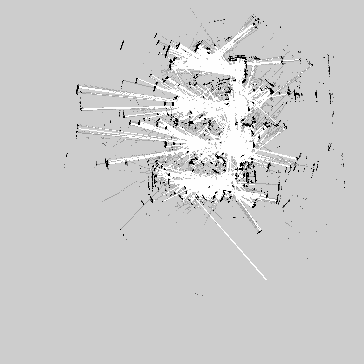
#> input picture eval/maps/baseline.pgm, 364 x 364 px, found by its file name
$ python 10_generate_experiment_figures.py
#> lines starting #> are read from the running program, lines starting #| are printed output that depends on the picture
#!/usr/bin/env python3
"""
10_generate_experiment_figures.py
===================================
Generates clean thesis figures for the three evaluation experiments:

  Exp 1 — Room baseline occupancy map
  Exp 2 — Occlusion filtering ON vs OFF side-by-side
  Exp 3 — Corridor 2-lap trajectory, per-lap maps, resources, drift table

Does NOT call 05_analyze_map.py (which adds metric overlays we don't want).
Delegates performance + trajectory plots to 04_plot_performance.py and
02_plot_trajectory.py via subprocess.

Arguments:
  --maps-dir   eval/maps/experiments      directory with experiment PGMs
  --baseline   eval/maps/baseline.pgm     room baseline (Exp 1 + Exp 2 ON side)
  --data       eval/data/corridor         corridor odom.npz + performance_metrics.json
  --out        eval/figures/experiments   output directory
  --resolution 0.07                       m/cell
  --lap-split  1772903432.755             Unix timestamp splitting lap1/lap2

Usage:
    python3 eval/10_generate_experiment_figures.py \\
        --maps-dir eval/maps/experiments \\
        --baseline eval/maps/baseline.pgm \\
        --data     eval/data/corridor \\
        --out      eval/figures/experiments
"""

import argparse
import json
import os
import subprocess
import sys
from pathlib import Path

import cv2
import numpy as np
import matplotlib
matplotlib.use("Agg")
import matplotlib.pyplot as plt

THESIS_RC = {
    "font.family":    "serif",
    "font.size":      11,
    "axes.titlesize": 12,
    "axes.labelsize": 11,
    "xtick.labelsize": 9,
    "ytick.labelsize": 9,
    "legend.fontsize": 9,
    "savefig.dpi":    300,
    "savefig.bbox":   "tight",
}
plt.rcParams.update(THESIS_RC)

EVAL_DIR = os.path.dirname(os.path.abspath(__file__))
PYTHON   = sys.executable


# ---------------------------------------------------------------------------
# Map rendering helpers
# ---------------------------------------------------------------------------

def load_pgm(path: str) -> np.ndarray:
    img = cv2.imread(path, cv2.IMREAD_GRAYSCALE)
    if img is None:
        raise FileNotFoundError(f"Cannot load PGM: {path}")
    return img


def pgm_to_rgb(img: np.ndarray) -> np.ndarray:
    """ROS occupancy convention: 0=occupied(dark), 255=free(light), 205=unknown(gray)."""
    rgb = np.full((*img.shape, 3), 200, dtype=np.uint8)   # default: unknown mid-gray
    rgb[img > 210] = [240, 240, 240]                       # free → light gray
    rgb[img < 30]  = [30,  30,  30]                        # occupied → near-black
    return rgb


def add_scale_bar(ax, resolution_m: float, bar_len_m: float = 1.0):
    """Draw a scale bar in the bottom-right corner of ax."""
    bar_px = bar_len_m / resolution_m
    xlim = ax.get_xlim()
    ylim = ax.get_ylim()
    x_right = xlim[1]
    y_bottom = ylim[1] if ylim[1] > ylim[0] else ylim[0]   # image y goes down
    margin_x = (xlim[1] - xlim[0]) * 0.04
    margin_y = (max(ylim) - min(ylim)) * 0.04
    x_end   = x_right - margin_x
    x_start = x_end - bar_px
    y_bar   = y_bottom - margin_y
    ax.plot([x_start, x_end], [y_bar, y_bar], color="black", linewidth=2, solid_capstyle="butt")
    ax.text((x_start + x_end) / 2, y_bar - margin_y * 0.5,
            f"{bar_len_m:.0f} m", ha="center", va="top", fontsize=8, color="black")


def plot_clean_map(pgm_path: str, title: str, out_path: str, resolution: float = 0.07):
    """Single clean map with scale bar and title. No metric textboxes."""
    img = load_pgm(pgm_path)
    rgb = pgm_to_rgb(img)

    fig, ax = plt.subplots(figsize=(6, 6))
    ax.imshow(rgb, origin="upper")
    ax.set_title(title, fontsize=12)
    ax.axis("off")
    add_scale_bar(ax, resolution)

    fig.tight_layout()
    fig.savefig(out_path)
    plt.close(fig)
    print(f"  Saved: {out_path}")


def plot_two_maps(pgm_a: str, pgm_b: str,
                  label_a: str, label_b: str,
                  out_path: str, resolution: float = 0.07):
    """Side-by-side 1×2 comparison. No metric overlays."""
    img_a = load_pgm(pgm_a)
    img_b = load_pgm(pgm_b)
    rgb_a = pgm_to_rgb(img_a)
    rgb_b = pgm_to_rgb(img_b)

    fig, axes = plt.subplots(1, 2, figsize=(11, 5.5))
    for ax, rgb, label in [(axes[0], rgb_a, label_a), (axes[1], rgb_b, label_b)]:
        ax.imshow(rgb, origin="upper")
        ax.set_title(label, fontsize=12)
        ax.axis("off")
        add_scale_bar(ax, resolution)

    fig.tight_layout()
    fig.savefig(out_path)
    plt.close(fig)
    print(f"  Saved: {out_path}")


# ---------------------------------------------------------------------------
# Drift stats LaTeX table
# ---------------------------------------------------------------------------

def write_drift_stats_tex(stats_path: str, out_path: str):
    """Read trajectory_stats.json and emit a drift summary LaTeX table."""
    if not os.path.exists(stats_path):
        print(f"  [SKIP] Drift stats: {stats_path} not found")
        return

    with open(stats_path) as f:
        stats = json.load(f)

    dual = stats.get("dual_lap", {})
    if not dual:
        print(f"  [SKIP] Drift stats: no 'dual_lap' key in {stats_path}")
        return

    lap1_dist = dual.get("lap1_distance_m", 0.0)
    lap2_dist = dual.get("lap2_distance_m", 0.0)
    drift_m   = dual.get("start_to_end_drift_m", 0.0)
    drift_pct = dual.get("drift_percent", 0.0)

    # Estimate duration from split index if available (rough heuristic)
    # trajectory_stats only has split_idx, not per-lap duration — omit duration rows
    lines = [
        r"\begin{tabular}{lrr}",
        r"\toprule",
        r" & Lap 1 & Lap 2 \\",
        r"\midrule",
        f"Distance (m) & {lap1_dist:.1f} & {lap2_dist:.1f} \\\\",
        r"\midrule",
        f"Start-to-end drift & \\multicolumn{{2}}{{c}}{{{drift_m:.2f} m ({drift_pct:.1f}\\%)}} \\\\",
        r"\bottomrule",
        r"\end{tabular}",
    ]
    with open(out_path, "w") as f:
        f.write("\n".join(lines) + "\n")
    print(f"  Saved: {out_path}")


# ---------------------------------------------------------------------------
# Subprocess helpers
# ---------------------------------------------------------------------------

def run_script(script: str, extra_args: list = None):
    cmd = [PYTHON, os.path.join(EVAL_DIR, script)] + (extra_args or [])
    print(f"  >>> {' '.join(cmd)}")
    result = subprocess.run(cmd, capture_output=False)
    if result.returncode != 0:
        print(f"  [WARN] {script} exited with code {result.returncode}")


# ---------------------------------------------------------------------------
# Main
# ---------------------------------------------------------------------------

def main():
    parser = argparse.ArgumentParser()
    parser.add_argument("--maps-dir",   default="eval/maps/experiments")
    parser.add_argument("--baseline",   default="eval/maps/baseline.pgm")
    parser.add_argument("--data",       default="eval/data/corridor")
    parser.add_argument("--out",        default="eval/figures/experiments")
    parser.add_argument("--resolution", type=float, default=0.07)
    parser.add_argument("--lap-split",  default="1772903432.755")
    args = parser.parse_args()

    os.makedirs(args.out, exist_ok=True)
    maps  = args.maps_dir
    base  = args.baseline
    data  = args.data
    out   = args.out
    res   = args.resolution

    print("=" * 60)
    print("Experiment figure generation")
    print("=" * 60)

    # ------------------------------------------------------------------
    # Experiment 1 — Room baseline map
    # ------------------------------------------------------------------
    if os.path.exists(base):
        plot_clean_map(
            base,
            title="Experiment 1: Room Baseline Occupancy Map (All Features ON)",
            out_path=os.path.join(out, "fig_exp1_room_map.pdf"),
            resolution=res,
        )
#> in load_pgm, img is the input picture: shape (364, 364); min 0, max 254, mean 204.5
#> in plot_clean_map, `rgb = pgm_to_rgb(img)`:
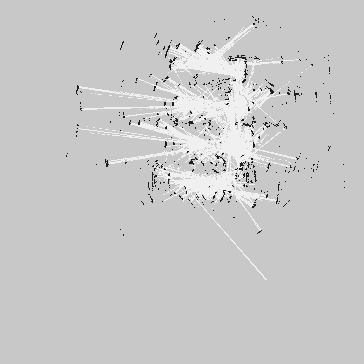
#> rgb: shape (364, 364, 3); min 30, max 240, mean 201.1
#> in plot_clean_map, `fig.savefig(out_path)`:
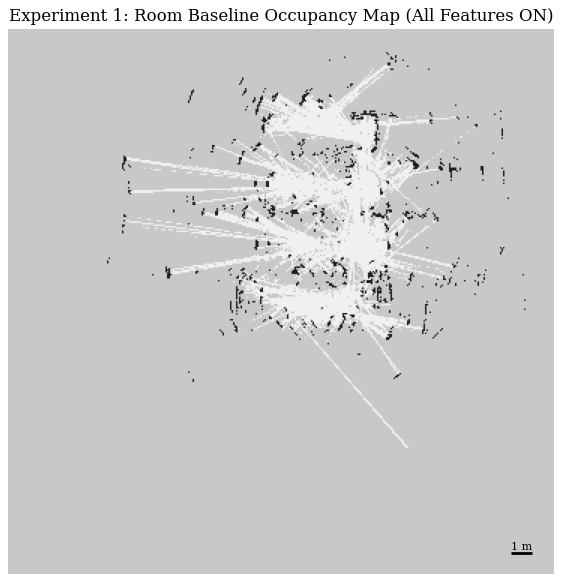
#> figure drawn by matplotlib, 1 panel
    else:
        print(f"  [SKIP] Exp 1: baseline not found: {base}")

    # ------------------------------------------------------------------
    # Experiment 2 — Occlusion ON vs OFF
    # ------------------------------------------------------------------
    occ_off = os.path.join(maps, "occlusion_off.pgm")
    if os.path.exists(base) and os.path.exists(occ_off):
        plot_two_maps(
            base, occ_off,
            label_a="Occlusion ON (Baseline)",
            label_b="Occlusion OFF",
            out_path=os.path.join(out, "fig_exp2_occlusion.pdf"),
            resolution=res,
        )
    else:
        missing = [p for p in [base, occ_off] if not os.path.exists(p)]
        print(f"  [SKIP] Exp 2: missing files: {missing}")

    # ------------------------------------------------------------------
    # Experiment 3 — Corridor full map
    # ------------------------------------------------------------------
    corridor_full = os.path.join(maps, "corridor_full.pgm")
    if os.path.exists(corridor_full):
        plot_clean_map(
            corridor_full,
            title="Experiment 3: Corridor Full-Run Occupancy Map",
            out_path=os.path.join(out, "fig_exp3_corridor_map.pdf"),
            resolution=res,
        )
#> call 2 of plot_clean_map, with pgm_path = 'eval/maps/experiments/corridor_full.pgm', resolution = 0.07
#> call 2 of load_pgm, with path = 'eval/maps/experiments/corridor_full.pgm'
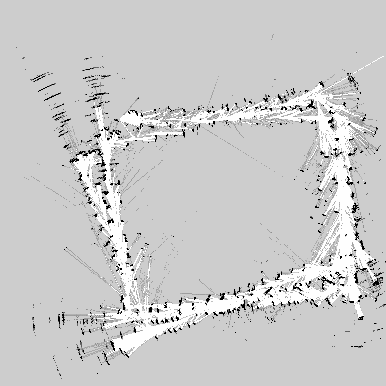
#> input picture eval/maps/experiments/corridor_full.pgm, 386 x 386 px, found by its file name
#> in load_pgm, img is the input picture: shape (386, 386); min 0, max 254, mean 203.5
#> in plot_clean_map (call 2), `rgb = pgm_to_rgb(img)`:
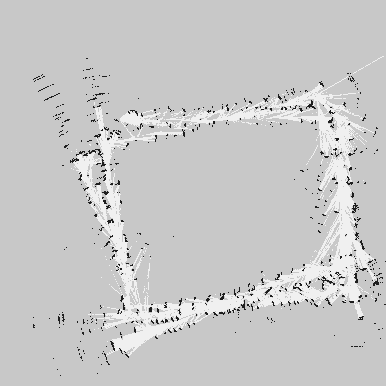
#> rgb: shape (386, 386, 3); min 30, max 240, mean 200.9
#> in plot_clean_map (call 2), `fig.savefig(out_path)`:
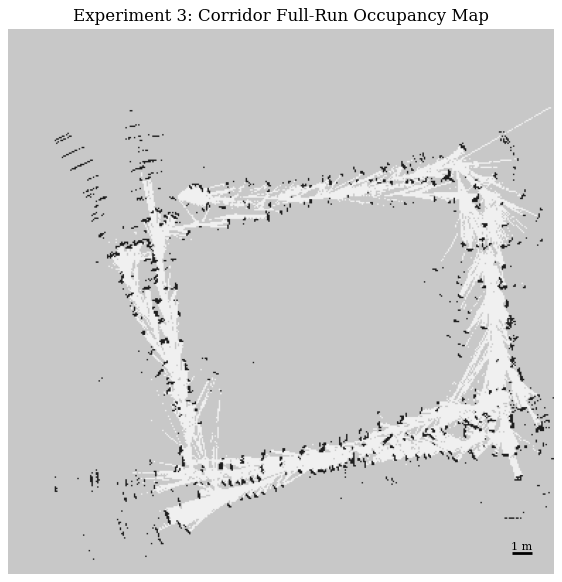
#> figure drawn by matplotlib, 1 panel
    else:
        print(f"  [SKIP] Exp 3 corridor map: {corridor_full} not found")

    # ------------------------------------------------------------------
    # Experiment 3 — Lap 1 vs Lap 2 comparison
    # ------------------------------------------------------------------
    lap1 = os.path.join(maps, "corridor_lap1.pgm")
    lap2 = os.path.join(maps, "corridor_lap2.pgm")
    if os.path.exists(lap1) and os.path.exists(lap2):
        plot_two_maps(
            lap1, lap2,
            label_a="Lap 1",
            label_b="Lap 2",
            out_path=os.path.join(out, "fig_exp3_lap_comparison.pdf"),
            resolution=res,
        )
    else:
        missing = [p for p in [lap1, lap2] if not os.path.exists(p)]
        print(f"  [SKIP] Exp 3 lap comparison: missing: {missing}")

    # ------------------------------------------------------------------
    # Experiment 3 — CPU/RAM (delegate to 04_plot_performance.py)
    # ------------------------------------------------------------------
    perf_json = os.path.join(data, "performance_metrics.json")
    if os.path.exists(perf_json):
        run_script("04_plot_performance.py", ["--data", data, "--out", out])
#> (the call stopped at in run_script, `result = subprocess.run(cmd, capture_output=False)`: subprocess is not available in this run)
        # Rename output to experiment-specific name
        src = os.path.join(out, "performance_cpu_ram.pdf")
        dst = os.path.join(out, "fig_exp3_cpu_ram.pdf")
        if os.path.exists(src):
            os.replace(src, dst)
            print(f"  Renamed performance_cpu_ram.pdf → fig_exp3_cpu_ram.pdf")
    else:
        print(f"  [SKIP] Exp 3 CPU/RAM: {perf_json} not found")

    # ------------------------------------------------------------------
    # Experiment 3 — Trajectory + drift (delegate to 02_plot_trajectory.py)
    # ------------------------------------------------------------------
    odom_npz = os.path.join(data, "odom.npz")
    if os.path.exists(odom_npz):
        run_script("02_plot_trajectory.py", [
            "--data",      data,
            "--out",       out,
            "--lap-split", args.lap_split,
        ])
#> (the call stopped at in run_script, `result = subprocess.run(cmd, capture_output=False)`: subprocess is not available in this run)
        # Rename to experiment-specific names
        renames = {
            "trajectory_2d.pdf":    "fig_exp3_trajectory.pdf",
        }
        for src_name, dst_name in renames.items():
            src = os.path.join(out, src_name)
            dst = os.path.join(out, dst_name)
            if os.path.exists(src):
                os.replace(src, dst)
                print(f"  Renamed {src_name} → {dst_name}")
        # Use dual-lap figure if it was generated
        dual_src = os.path.join(out, "trajectory_dual_lap.pdf")
        if os.path.exists(dual_src):
            os.replace(dual_src, os.path.join(out, "fig_exp3_trajectory.pdf"))
            print("  Renamed trajectory_dual_lap.pdf → fig_exp3_trajectory.pdf")
    else:
        print(f"  [SKIP] Exp 3 trajectory: {odom_npz} not found")

    # ------------------------------------------------------------------
    # Experiment 3 — Drift stats LaTeX table
    # ------------------------------------------------------------------
    stats_json = os.path.join(out, "trajectory_stats.json")
    write_drift_stats_tex(
        stats_path=stats_json,
        out_path=os.path.join(out, "fig_exp3_drift_stats.tex"),
    )
#> (reads eval/figures/trajectory_stats.json from the repository)

    # ------------------------------------------------------------------
    # Summary
    # ------------------------------------------------------------------
    print("\n" + "=" * 60)
    print(f"Experiment figures written to: {out}")
    print("=" * 60)
    for f in sorted(Path(out).glob("*")):
        print(f"  {f.name}")


if __name__ == "__main__":
    main()
